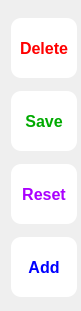
  <widget class="QWidget" name="layoutWidget">
   <property name="geometry">
    <rect>
     <x>1140</x>
     <y>120</y>
     <width>81</width>
     <height>311</height>
    </rect>
   </property>
   <layout class="QVBoxLayout" name="verticalLayout">
    <property name="rightMargin">
     <number>4</number>
    </property>
    <property name="bottomMargin">
     <number>4</number>
    </property>
    <item>
     <widget class="QPushButton" name="pushButton_4">
      <property name="maximumSize">
       <size>
        <width>16777215</width>
        <height>60</height>
       </size>
      </property>
      <property name="font">
       <font>
        <family>Arial</family>
        <pointsize>12</pointsize>
        <weight>75</weight>
        <bold>true</bold>
       </font>
      </property>
      <property name="cursor">
       <cursorShape>PointingHandCursor</cursorShape>
      </property>
      <property name="styleSheet">
       <string notr="true">#pushButton_4{
color: rgb(255, 0, 0);
border-radius:10px;
background-color: rgb(255, 255, 255);
}
#pushButton_4:hover{
padding-left:5px;
border:1px solid black;
}
#pushButton_4:pressed{
padding-bottom:5px;
}</string>
      </property>
      <property name="text">
       <string>Delete</string>
      </property>
     </widget>
    </item>
    <item>
     <widget class="QPushButton" name="pushButton_2">
      <property name="maximumSize">
       <size>
        <width>16777215</width>
        <height>60</height>
       </size>
      </property>
      <property name="font">
       <font>
        <family>Arial</family>
        <pointsize>12</pointsize>
        <weight>75</weight>
        <bold>true</bold>
       </font>
      </property>
      <property name="cursor">
       <cursorShape>PointingHandCursor</cursorShape>
      </property>
      <property name="styleSheet">
       <string notr="true">#pushButton_2{
color: rgb(0, 170, 0);
border-radius:10px;
background-color: rgb(255, 255, 255);
}
#pushButton_2:hover{
padding-left:5px;
border:1px solid black;
}
#pushButton_2:pressed{
padding-bottom:5px;
}</string>
      </property>
      <property name="text">
       <string>Save</string>
      </property>
     </widget>
    </item>
    <item>
     <widget class="QPushButton" name="pushButton_6">
      <property name="maximumSize">
       <size>
        <width>16777215</width>
        <height>60</height>
       </size>
      </property>
      <property name="font">
       <font>
        <family>Arial</family>
        <pointsize>12</pointsize>
        <weight>75</weight>
        <bold>true</bold>
       </font>
      </property>
      <property name="cursor">
       <cursorShape>PointingHandCursor</cursorShape>
      </property>
      <property name="styleSheet">
       <string notr="true">#pushButton_6{
color: rgb(170, 0, 255);
border-radius:10px;
background-color: rgb(255, 255, 255);
}
#pushButton_6:hover{
padding-left:5px;
border:1px solid black;
}
#pushButton_6:pressed{
padding-bottom:5px;
}</string>
      </property>
      <property name="text">
       <string>Reset</string>
      </property>
     </widget>
    </item>
    <item>
     <widget class="QPushButton" name="pushButton_5">
      <property name="maximumSize">
       <size>
        <width>16777215</width>
        <height>60</height>
       </size>
      </property>
      <property name="font">
       <font>
        <family>Arial</family>
        <pointsize>12</pointsize>
        <weight>75</weight>
        <bold>true</bold>
       </font>
      </property>
      <property name="cursor">
       <cursorShape>PointingHandCursor</cursorShape>
      </property>
      <property name="styleSheet">
       <string notr="true">#pushButton_5{
color: rgb(0, 0, 255);
border-radius:10px;
background-color: rgb(255, 255, 255);
}
#pushButton_5:hover{
padding-left:5px;
border:1px solid black;
}
#pushButton_5:pressed{
padding-bottom:5px;
}</string>
      </property>
      <property name="text">
       <string>Add</string>
      </property>
     </widget>
    </item>
   </layout>
  </widget>
